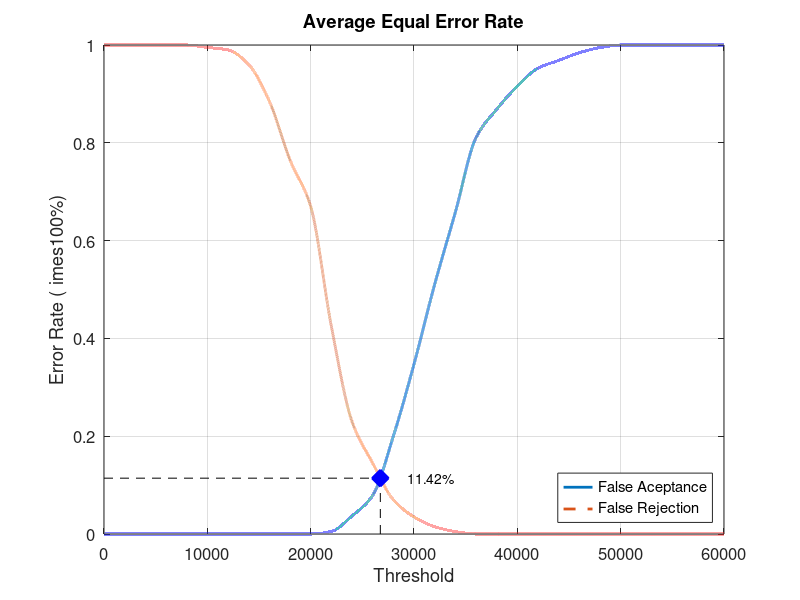
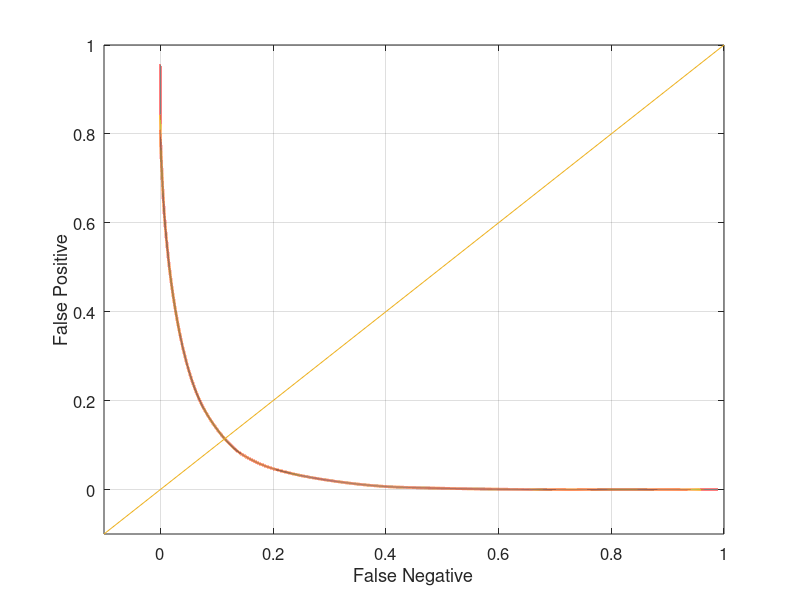

MATLAB code for these plots, in order:
close all;
clear;
clc;
x = 0:2000:60000;
xq = 0:0.5:60000;

y0 = [0 0 0 0 0 0 0 0 0 0 0 0.00526316 0.0368421 0.0789474 0.2 0.347368 0.510526 0.657895 0.810526 0.868421 0.915789 0.952632 0.968421 0.984211 0.994737 1 1 1 1 1 1]
yy0 = interp1(x, y0, xq, 'pchip');
y1 = [1 1 1 1 1 0.995 0.99 0.96 0.885 0.765 0.67 0.425 0.23 0.145 0.07 0.035 0.015 0.005 0 0 0 0 0 0 0 0 0 0 0 0 0]
yy1 = interp1(x, y1, xq, 'pchip');

% Calculating EER: 
y2 = abs(y0 - y1);
find(y2 == min(y2))
yy2 = abs(yy0 - yy1);
xEER = find(yy2 == min(yy2));
xEERIndex = xq(xEER) % X-axis EER
yEER = yy0(xEER) % Y-axis EER

main = figure
plot(xq, yy0,'-','LineWidth', 2);	hold on
plot(xq, yy1,'--','LineWidth', 2);	hold on
plot([xEERIndex xEERIndex], [0 yEER], 'k--');	hold on
plot([0 xEERIndex], [yEER yEER], 'k--');	hold on
plot(xEERIndex, yEER, 'bx', 'LineWidth', 10);	hold on
text(xEERIndex + 10 * xEERIndex / 100, yEER, [num2str(round((10000 * yEER)) / 100) '%'])
legend('False Aceptance', 'False Rejection', 'Location', 'SouthEast')
xlabel('Threshold')
ylabel('Error Rate (	imes100%)')
title('Average Equal Error Rate')
set(gca, 'FontSize', 12)
axis([0 60000 0 1])
grid on

print(main, 'Database2_1Main', '-dpng');
FNRxFPR = figure('Color', [1 1 1]);
plot(yy1, yy0, '-', yy1, yy0, 'LineWidth', 2);
hold on
y = -0.1:0.1:1
plot(y, y); 
set(gca, 'FontSize', 12)
xlabel('False Negative')
ylabel('False Positive')
axis([-0.1 1 -0.1 1])
set(gca, 'FontSize', 12)
grid on

print(FNRxFPR, 'Database2_1FNRxFPR','-dpng');
